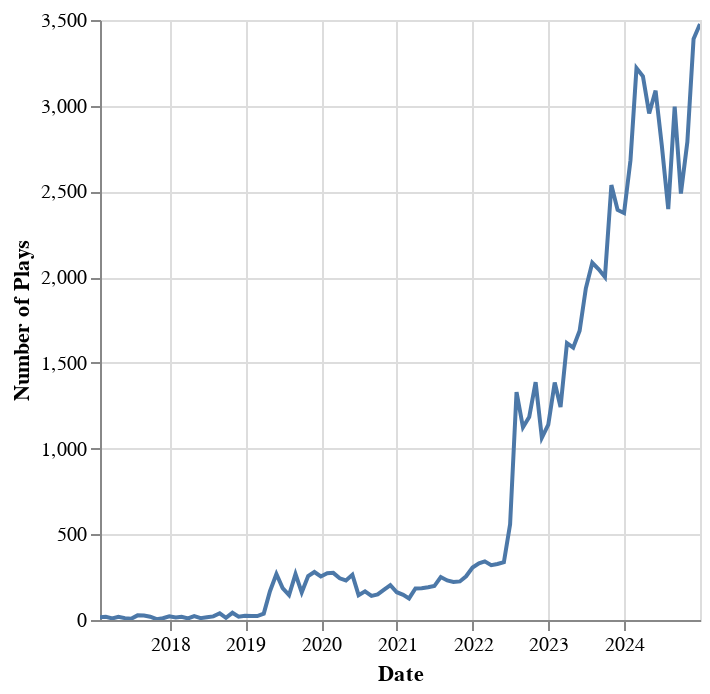

The cell this chart's notebook holds for it:
### Code cell
df.plot.line(x='Date', y='Number of Plays')

### Figure 1 — Vega-Lite specification as saved in the notebook (floating-point values rounded to 4 significant figures)
{"config": {"view": {"continuousWidth": 300, "continuousHeight": 300}}, "data": {"name": "data-b508eac560492508b30d673ab298dc02"}, "mark": {"type": "line", "tooltip": true}, "encoding": {"x": {"field": "Date", "type": "temporal"}, "y": {"field": "Number of Plays", "type": "quantitative"}}, "params": [{"name": "param_1", "select": {"type": "interval", "encodings": ["x", "y"]}, "bind": "scales"}], "$schema": "https://vega.github.io/schema/vega-lite/v5.20.1.json", "datasets": {"data-b508eac560492508b30d673ab298dc02": [{"Date": "2024-12-31T00:00:00", "Number of Plays": 3477, "Distinct Users": 851, "Plays per User": 4.086}, {"Date": "2024-11-30T00:00:00", "Number of Plays": 3390, "Distinct Users": 891, "Plays per User": 3.805}, {"Date": "2024-10-31T00:00:00", "Number of Plays": 2788, "Distinct Users": 710, "Plays per User": 3.927}, {"Date": "2024-09-30T00:00:00", "Number of Plays": 2488, "Distinct Users": 579, "Plays per User": 4.297}, {"Date": "2024-08-31T00:00:00", "Number of Plays": 2995, "Distinct Users": 672, "Plays per User": 4.457}, {"Date": "2024-07-31T00:00:00", "Number of Plays": 2397, "Distinct Users": 603, "Plays per User": 3.975}, {"Date": "2024-06-30T00:00:00", "Number of Plays": 2768, "Distinct Users": 616, "Plays per User": 4.494}, {"Date": "2024-05-31T00:00:00", "Number of Plays": 3088, "Distinct Users": 703, "Plays per User": 4.393}, {"Date": "2024-04-30T00:00:00", "Number of Plays": 2955, "Distinct Users": 652, "Plays per User": 4.532}, {"Date": "2024-03-31T00:00:00", "Number of Plays": 3172, "Distinct Users": 737, "Plays per User": 4.304}, {"Date": "2024-02-29T00:00:00", "Number of Plays": 3220, "Distinct Users": 670, "Plays per User": 4.806}, {"Date": "2024-01-31T00:00:00", "Number of Plays": 2682, "Distinct Users": 650, "Plays per User": 4.126}, {"Date": "2023-12-31T00:00:00", "Number of Plays": 2374, "Distinct Users": 544, "Plays per User": 4.364}, {"Date": "2023-11-30T00:00:00", "Number of Plays": 2392, "Distinct Users": 580, "Plays per User": 4.124}, {"Date": "2023-10-31T00:00:00", "Number of Plays": 2537, "Distinct Users": 621, "Plays per User": 4.085}, {"Date": "2023-09-30T00:00:00", "Number of Plays": 2001, "Distinct Users": 525, "Plays per User": 3.811}, {"Date": "2023-08-31T00:00:00", "Number of Plays": 2046, "Distinct Users": 517, "Plays per User": 3.957}, {"Date": "2023-07-31T00:00:00", "Number of Plays": 2084, "Distinct Users": 554, "Plays per User": 3.762}, {"Date": "2023-06-30T00:00:00", "Number of Plays": 1935, "Distinct Users": 473, "Plays per User": 4.091}, {"Date": "2023-05-31T00:00:00", "Number of Plays": 1687, "Distinct Users": 482, "Plays per User": 3.5}, {"Date": "2023-04-30T00:00:00", "Number of Plays": 1589, "Distinct Users": 441, "Plays per User": 3.603}, {"Date": "2023-03-31T00:00:00", "Number of Plays": 1615, "Distinct Users": 495, "Plays per User": 3.263}, {"Date": "2023-02-28T00:00:00", "Number of Plays": 1242, "Distinct Users": 412, "Plays per User": 3.015}, {"Date": "2023-01-31T00:00:00", "Number of Plays": 1385, "Distinct Users": 442, "Plays per User": 3.133}, {"Date": "2022-12-31T00:00:00", "Number of Plays": 1140, "Distinct Users": 310, "Plays per User": 3.677}, {"Date": "2022-11-30T00:00:00", "Number of Plays": 1063, "Distinct Users": 339, "Plays per User": 3.136}, {"Date": "2022-10-31T00:00:00", "Number of Plays": 1387, "Distinct Users": 444, "Plays per User": 3.124}, {"Date": "2022-09-30T00:00:00", "Number of Plays": 1184, "Distinct Users": 359, "Plays per User": 3.298}, {"Date": "2022-08-31T00:00:00", "Number of Plays": 1124, "Distinct Users": 354, "Plays per User": 3.175}, {"Date": "2022-07-31T00:00:00", "Number of Plays": 1330, "Distinct Users": 413, "Plays per User": 3.22}, {"Date": "2022-06-30T00:00:00", "Number of Plays": 558, "Distinct Users": 180, "Plays per User": 3.1}, {"Date": "2022-05-31T00:00:00", "Number of Plays": 337, "Distinct Users": 96, "Plays per User": 3.51}, {"Date": "2022-04-30T00:00:00", "Number of Plays": 327, "Distinct Users": 75, "Plays per User": 4.36}, {"Date": "2022-03-31T00:00:00", "Number of Plays": 320, "Distinct Users": 74, "Plays per User": 4.324}, {"Date": "2022-02-28T00:00:00", "Number of Plays": 342, "Distinct Users": 64, "Plays per User": 5.344}, {"Date": "2022-01-31T00:00:00", "Number of Plays": 331, "Distinct Users": 63, "Plays per User": 5.254}, {"Date": "2021-12-31T00:00:00", "Number of Plays": 306, "Distinct Users": 57, "Plays per User": 5.368}, {"Date": "2021-11-30T00:00:00", "Number of Plays": 255, "Distinct Users": 54, "Plays per User": 4.722}, {"Date": "2021-10-31T00:00:00", "Number of Plays": 225, "Distinct Users": 61, "Plays per User": 3.689}, {"Date": "2021-09-30T00:00:00", "Number of Plays": 222, "Distinct Users": 61, "Plays per User": 3.639}, {"Date": "2021-08-31T00:00:00", "Number of Plays": 231, "Distinct Users": 53, "Plays per User": 4.358}, {"Date": "2021-07-31T00:00:00", "Number of Plays": 251, "Distinct Users": 61, "Plays per User": 4.115}, {"Date": "2021-06-30T00:00:00", "Number of Plays": 198, "Distinct Users": 40, "Plays per User": 4.95}, {"Date": "2021-05-31T00:00:00", "Number of Plays": 191, "Distinct Users": 36, "Plays per User": 5.306}, {"Date": "2021-04-30T00:00:00", "Number of Plays": 185, "Distinct Users": 48, "Plays per User": 3.854}, {"Date": "2021-03-31T00:00:00", "Number of Plays": 184, "Distinct Users": 36, "Plays per User": 5.111}, {"Date": "2021-02-28T00:00:00", "Number of Plays": 126, "Distinct Users": 27, "Plays per User": 4.667}, {"Date": "2021-01-31T00:00:00", "Number of Plays": 147, "Distinct Users": 29, "Plays per User": 5.069}, {"Date": "2020-12-31T00:00:00", "Number of Plays": 162, "Distinct Users": 29, "Plays per User": 5.586}, {"Date": "2020-11-30T00:00:00", "Number of Plays": 203, "Distinct Users": 32, "Plays per User": 6.344}, {"Date": "2020-10-31T00:00:00", "Number of Plays": 177, "Distinct Users": 35, "Plays per User": 5.057}, {"Date": "2020-09-30T00:00:00", "Number of Plays": 149, "Distinct Users": 22, "Plays per User": 6.773}, {"Date": "2020-08-31T00:00:00", "Number of Plays": 141, "Distinct Users": 31, "Plays per User": 4.548}, {"Date": "2020-07-31T00:00:00", "Number of Plays": 167, "Distinct Users": 27, "Plays per User": 6.185}, {"Date": "2020-06-30T00:00:00", "Number of Plays": 145, "Distinct Users": 30, "Plays per User": 4.833}, {"Date": "2020-05-31T00:00:00", "Number of Plays": 264, "Distinct Users": 37, "Plays per User": 7.135}, {"Date": "2020-04-30T00:00:00", "Number of Plays": 231, "Distinct Users": 23, "Plays per User": 10.04}, {"Date": "2020-03-31T00:00:00", "Number of Plays": 243, "Distinct Users": 53, "Plays per User": 4.585}, {"Date": "2020-02-29T00:00:00", "Number of Plays": 275, "Distinct Users": 76, "Plays per User": 3.618}, {"Date": "2020-01-31T00:00:00", "Number of Plays": 273, "Distinct Users": 97, "Plays per User": 2.814}, {"Date": "2019-12-31T00:00:00", "Number of Plays": 254, "Distinct Users": 90, "Plays per User": 2.822}, {"Date": "2019-11-30T00:00:00", "Number of Plays": 280, "Distinct Users": 75, "Plays per User": 3.733}, {"Date": "2019-10-31T00:00:00", "Number of Plays": 256, "Distinct Users": 113, "Plays per User": 2.265}, {"Date": "2019-09-30T00:00:00", "Number of Plays": 161, "Distinct Users": 56, "Plays per User": 2.875}, {"Date": "2019-08-31T00:00:00", "Number of Plays": 268, "Distinct Users": 113, "Plays per User": 2.372}, {"Date": "2019-07-31T00:00:00", "Number of Plays": 145, "Distinct Users": 43, "Plays per User": 3.372}, {"Date": "2019-06-30T00:00:00", "Number of Plays": 186, "Distinct Users": 77, "Plays per User": 2.416}, {"Date": "2019-05-31T00:00:00", "Number of Plays": 268, "Distinct Users": 83, "Plays per User": 3.229}, {"Date": "2019-04-30T00:00:00", "Number of Plays": 168, "Distinct Users": 66, "Plays per User": 2.545}, {"Date": "2019-03-31T00:00:00", "Number of Plays": 37, "Distinct Users": 21, "Plays per User": 1.762}, {"Date": "2019-02-28T00:00:00", "Number of Plays": 23, "Distinct Users": 3, "Plays per User": 7.667}, {"Date": "2019-01-31T00:00:00", "Number of Plays": 24, "Distinct Users": 14, "Plays per User": 1.714}, {"Date": "2018-12-31T00:00:00", "Number of Plays": 25, "Distinct Users": 17, "Plays per User": 1.471}, {"Date": "2018-11-30T00:00:00", "Number of Plays": 19, "Distinct Users": 11, "Plays per User": 1.727}, {"Date": "2018-10-31T00:00:00", "Number of Plays": 42, "Distinct Users": 21, "Plays per User": 2.0}, {"Date": "2018-09-30T00:00:00", "Number of Plays": 13, "Distinct Users": 6, "Plays per User": 2.167}, {"Date": "2018-08-31T00:00:00", "Number of Plays": 39, "Distinct Users": 11, "Plays per User": 3.545}, {"Date": "2018-07-31T00:00:00", "Number of Plays": 21, "Distinct Users": 11, "Plays per User": 1.909}, {"Date": "2018-06-30T00:00:00", "Number of Plays": 16, "Distinct Users": 8, "Plays per User": 2.0}, {"Date": "2018-05-31T00:00:00", "Number of Plays": 11, "Distinct Users": 1, "Plays per User": 11.0}, {"Date": "2018-04-30T00:00:00", "Number of Plays": 23, "Distinct Users": 4, "Plays per User": 5.75}, {"Date": "2018-03-31T00:00:00", "Number of Plays": 9, "Distinct Users": 1, "Plays per User": 9.0}, {"Date": "2018-02-28T00:00:00", "Number of Plays": 19, "Distinct Users": 2, "Plays per User": 9.5}, {"Date": "2018-01-31T00:00:00", "Number of Plays": 15, "Distinct Users": 3, "Plays per User": 5.0}, {"Date": "2017-12-31T00:00:00", "Number of Plays": 21, "Distinct Users": 2, "Plays per User": 10.5}, {"Date": "2017-11-30T00:00:00", "Number of Plays": 10, "Distinct Users": 1, "Plays per User": 10.0}, {"Date": "2017-10-31T00:00:00", "Number of Plays": 5, "Distinct Users": 1, "Plays per User": 5.0}, {"Date": "2017-09-30T00:00:00", "Number of Plays": 19, "Distinct Users": 1, "Plays per User": 19.0}, {"Date": "2017-08-31T00:00:00", "Number of Plays": 26, "Distinct Users": 1, "Plays per User": 26.0}, {"Date": "2017-07-31T00:00:00", "Number of Plays": 27, "Distinct Users": 1, "Plays per User": 27.0}, {"Date": "2017-06-30T00:00:00", "Number of Plays": 7, "Distinct Users": 1, "Plays per User": 7.0}, {"Date": "2017-05-31T00:00:00", "Number of Plays": 11, "Distinct Users": 1, "Plays per User": 11.0}, {"Date": "2017-04-30T00:00:00", "Number of Plays": 19, "Distinct Users": 1, "Plays per User": 19.0}, {"Date": "2017-03-31T00:00:00", "Number of Plays": 9, "Distinct Users": 1, "Plays per User": 9.0}, {"Date": "2017-02-28T00:00:00", "Number of Plays": 19, "Distinct Users": 1, "Plays per User": 19.0}, {"Date": "2017-01-31T00:00:00", "Number of Plays": 16, "Distinct Users": 1, "Plays per User": 16.0}]}}
